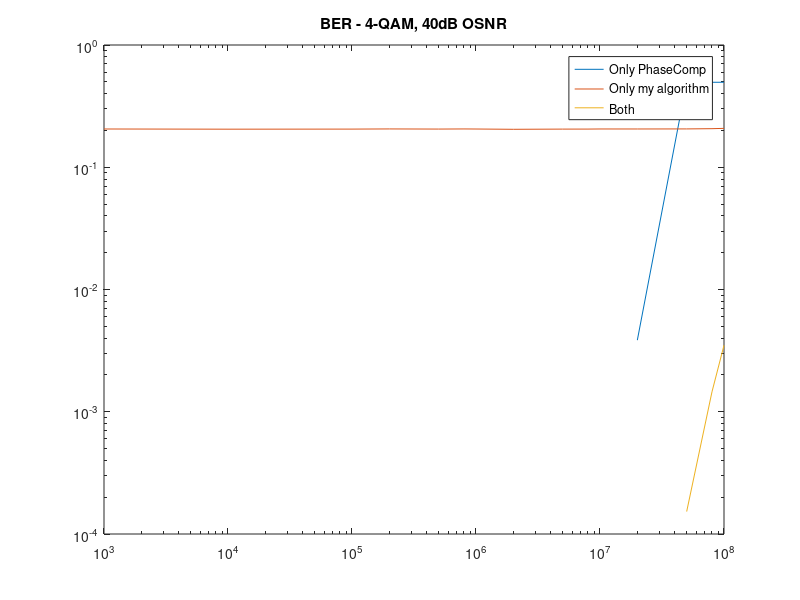
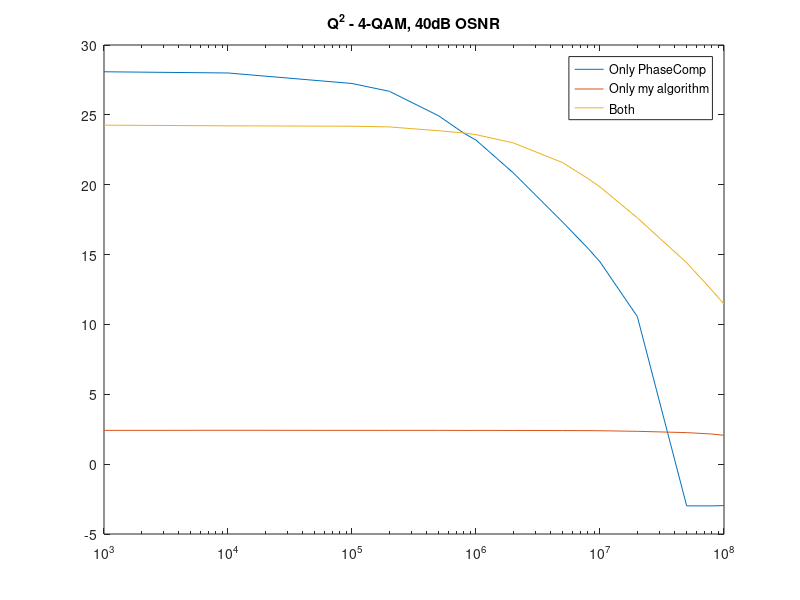
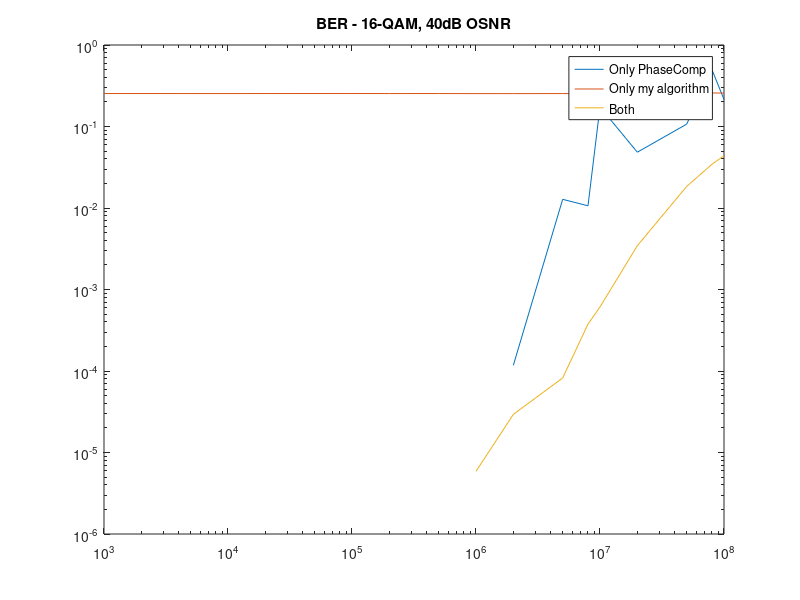
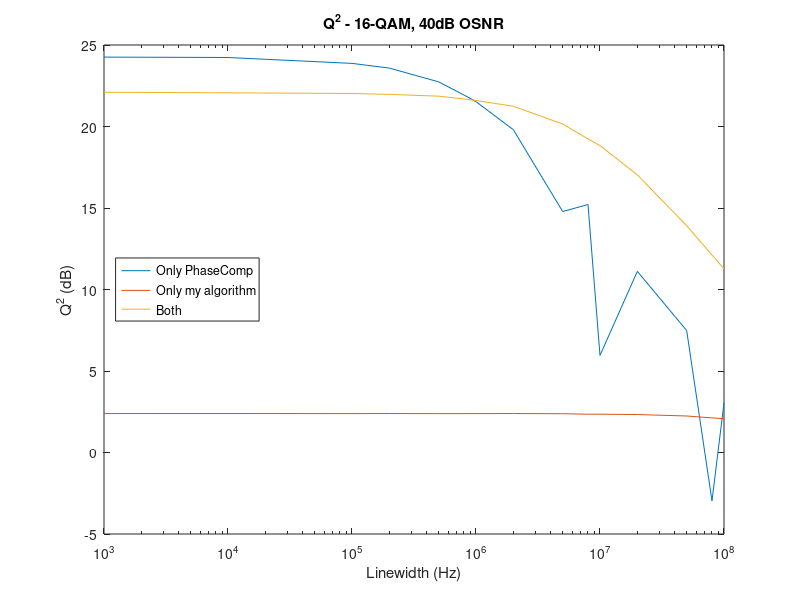

Write MATLAB code to recreate these figures, in order.
%%%%%%%%%%%%%%%%%%%%%%%%%%%%%%%%%%%%%%%%%%%%%%%%%%%%%%%%%%%%%%%%%%%%%%%%%%%
%                         Final Year Project                              %
%                               2020                                      %
%%%%%%%%%%%%%%%%%%%%%%%%%%%%%%%%%%%%%%%%%%%%%%%%%%%%%%%%%%%%%%%%%%%%%%%%%%%
% Written by: Emily Harrison (ID: 28761537)
% Supervised by: Dr Bill Corcoran

% PROJECT AIM: produce an optical communications system that uses Optical
% Injection Locking to improve the reliability of the system

% THE PROJECT focuses on M-QAM signals, where M is between 4 and 256. It
% uses linewidths ranging from 1kHz to 10MHz. Transmission speeds are
% between 100Gbps and 1Tbps over distances up to 5000km.

% THIS SCRIPT compares the BER and Q^2 outputs of DPMQAM_Rx across the
% range of linewidths. The main focus is comparing the original algorithm
% for phase compensation with the brick-wall filter and the performance of
% them combined. The aim is to determine where the original phase comp
% algorithm can be benefitted by additional compensation measures.
% Comparisons are made based on QAM modulation level.
% The brick-wall filter has a pass/stop boundary of 0.75/1 Hz in all cases.

%% Housekeeping
close all; clear all; clc;

% All graphs cover the following laser linewidths
Laser = [1e3, 1e4, 1e5, 2e5, 5e5, 8e5, 1e6, 2e6, 5e6, 8e6, 1e7, 2e7, 5e7, 8e7, 1e8];

%% 4-QAM
% Results from original phase comp only
BERwo = [0, 0, 0, 0, 0, 0, 0, 0, 0, 0, 0, 0.003851, 0.49748, 0.49563, 0.49565];
Qwo = [28.0845, 27.9975, 27.245, 26.6873, 24.9296, 23.679, 23.1953, 20.843, 17.3233, 15.4446, 14.4774, 10.5628, -2.9852, -2.987, -2.9672];

% Results from only brick-wall filter
BERw = [0.20558, 0.20486, 0.20517, 0.20581, 0.20529, 0.20577, 0.20549, 0.20441, 0.20515, 0.20524, 0.20565, 0.20562, 0.20587, 0.20681, 0.20801];
Qw = [2.4175, 2.4243, 2.4195, 2.4188, 2.4213, 2.4128, 2.4151, 2.4125, 2.4044, 2.3986, 2.3912, 2.3503, 2.2566, 2.156, 2.0618];

% Results using both algorithms
BERboth = [0.00015263, 0.0014559, 0.0034988];
Qboth = [24.2639, 24.2148, 24.1867, 24.1379, 23.8623, 23.7044, 23.5841, 22.9936, 21.5793, 20.4413, 19.842, 17.6293, 14.4173, 12.4406, 11.4519];

figure(1)
loglog(Laser, BERwo, Laser, BERw, Laser(end-2:end), BERboth)
title('BER - 4-QAM, 40dB OSNR')
legend('Only PhaseComp', 'Only my algorithm', 'Both')
legend('Location', 'best')

figure(2)
semilogx(Laser, Qwo, Laser, Qw, Laser, Qboth)
title('Q^2 - 4-QAM, 40dB OSNR')
legend('Only PhaseComp', 'Only my algorithm', 'Both')
legend('Location', 'best')

%% 16-QAM 
% Results from orginal phase comp only
BERwo = [0, 0, 0, 0, 0, 0, 0, 0.00011741, 0.01278, 0.010643, 0.17362, 0.04839, 0.10688, 0.49736, 0.21444];
Qwo = [24.2579, 24.2341, 23.8724, 23.5835, 22.7381, 21.9311, 21.5254, 19.804, 14.7829, 15.2146, 5.9546, 11.1128, 7.4822, -2.9661, 3.0433];

% Results from brick-wall filter only
BERw = [0.2539, 0.25369, 0.25423, 0.25372, 0.25387, 0.25341, 0.25345, 0.25332, 0.25368, 0.2539, 0.25413, 0.25449, 0.25483, 0.25776, 0.25736];
Qw = [2.3902, 2.3912, 2.3875, 2.3914, 2.3854, 2.3852, 2.388, 2.391, 2.3797, 2.3502, 2.3505, 2.329, 2.2404, 2.124, 2.0753];

% Results from using both algorithms
BERboth = [0, 0, 0, 0, 1.7611e-05, 0, 5.8705e-06, 2.9352e-05, 8.2187e-05, 0.00037571, 0.00061053, 0.003446, 0.018398, 0.03443, 0.043706];
Qboth = [22.1024, 22.0659, 22.0258, 21.9706, 21.861, 21.6876, 21.5927, 21.2437, 20.1524, 19.2386, 18.8309, 17.0311, 13.9157, 12.1114, 11.2764];

figure(3)
loglog(Laser, BERwo, Laser, BERw, Laser, BERboth)
title('BER - 16-QAM, 40dB OSNR')
legend('Only PhaseComp', 'Only my algorithm', 'Both')
legend('Location', 'best')

figure(4)
semilogx(Laser, Qwo, Laser, Qw, Laser, Qboth)
title('Q^2 - 16-QAM, 40dB OSNR')
legend('Only PhaseComp', 'Only my algorithm', 'Both')
legend('Location', 'west')
xlabel("Linewidth (Hz)")
ylabel("Q^2 (dB)")

%% 64-QAM 
% Results from original phase comp only
BERwo = [0.00049312, 0.00048921, 0.00062227, 0.0010489, 0.0026143, 0.0040115, 0.0060348, 0.017498, 0.50015, 0.389, 0.49779, 0.49807, 0.49867, 0.49777, 0.49901];
Qwo = [23.1361, 23.1283, 22.9002, 22.544, 21.8144, 21.366, 20.8525, 19.037, -3.0024, 1.465, -2.9727, -2.9749, -2.9857, -3.0005, -2.9867];

% Results from brick-wall filter only
BERw = [0.30844, 0.30819, 0.30854, 0.30809, 0.30784, 0.30868, 0.30819, 0.30819, 0.30822, 0.30809, 0.30833, 0.30991, 0.49815, 0.31415, 0.49695];
Qw = [2.3835, 2.3874, 2.3813, 2.3845, 2.3847, 2.3815, 2.3775, 2.3758, 2.3692, 2.3607, 2.3502, 2.3126, -2.9786, 2.1227, -2.9903];

% Results from using both algorithms
BERboth = [0.0034714, 0.0033383, 0.0036162, 0.0037454, 0.0040389, 0.0046807, 0.004802, 0.0064223, 0.01171, 0.01695, 0.020641, 0.035689, 0.069988, 0.096225, 0.11071];
Qboth = [21.4713, 21.4841, 21.4391, 21.4067, 21.2906, 21.1429, 21.0989, 20.7229, 19.8184, 19.0245, 18.5451, 16.9087, 13.8657, 12.084, 11.1393];
    
figure(5)
loglog(Laser, BERwo, Laser, BERw, Laser, BERboth)
title('BER - 64-QAM, 40dB OSNR')
legend('Only PhaseComp', 'Only my algorithm', 'Both')
legend('Location', 'best')

figure(6)
semilogx(Laser, Qwo, Laser, Qw, Laser, Qboth)
title('Q^2 - 64-QAM, 40dB OSNR')
legend('Only PhaseComp', 'Only my algorithm', 'Both')
legend('Location', 'best')
